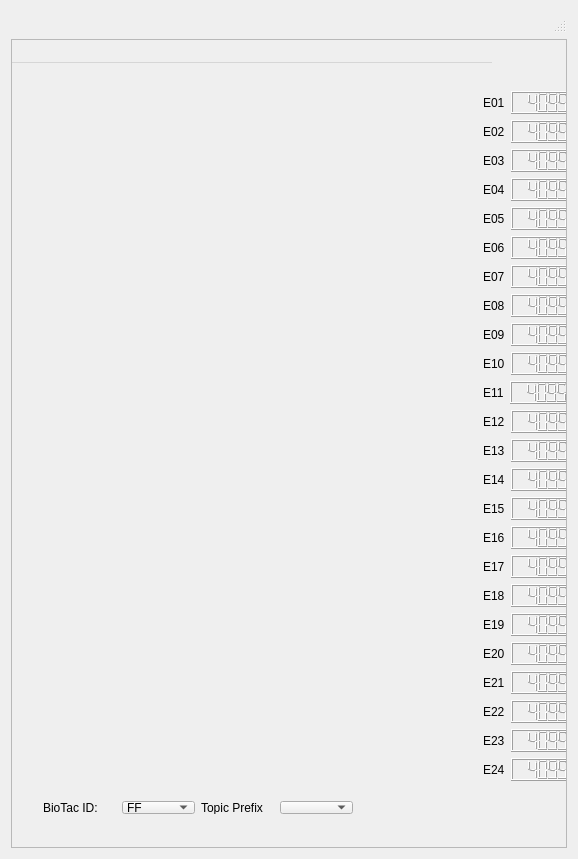
<?xml version="1.0" encoding="UTF-8"?>
<ui version="4.0">
 <class>BioTacGuiWindow</class>
 <widget class="QWidget" name="BioTacGuiWindow">
  <property name="geometry">
   <rect>
    <x>0</x>
    <y>0</y>
    <width>578</width>
    <height>859</height>
   </rect>
  </property>
  <property name="font">
   <font>
    <kerning>true</kerning>
   </font>
  </property>
  <property name="windowTitle">
   <string>ROS BioTac GUI</string>
  </property>
  <layout class="QVBoxLayout" name="verticalLayout">
   <item>
    <widget class="QStatusBar" name="statusBar"/>
   </item>
   <item>
    <widget class="QScrollArea" name="scrollArea">
     <property name="widgetResizable">
      <bool>true</bool>
     </property>
     <widget class="QWidget" name="scrollAreaWidgetContents">
      <property name="geometry">
       <rect>
        <x>0</x>
        <y>0</y>
        <width>558</width>
        <height>811</height>
       </rect>
      </property>
      <widget class="QToolBar" name="mainToolBar">
       <property name="geometry">
        <rect>
         <x>0</x>
         <y>0</y>
         <width>4</width>
         <height>13</height>
        </rect>
       </property>
      </widget>
      <widget class="QMenuBar" name="menuBar">
       <property name="geometry">
        <rect>
         <x>0</x>
         <y>0</y>
         <width>480</width>
         <height>23</height>
        </rect>
       </property>
      </widget>
      <widget class="QWidget" name="centralWidget" native="true">
       <property name="geometry">
        <rect>
         <x>10</x>
         <y>40</y>
         <width>561</width>
         <height>761</height>
        </rect>
       </property>
       <widget class="QWidget" name="layoutWidget">
        <property name="geometry">
         <rect>
          <x>450</x>
          <y>0</y>
          <width>106</width>
          <height>740</height>
         </rect>
        </property>
        <layout class="QFormLayout" name="formLayout">
         <item row="0" column="0">
          <layout class="QHBoxLayout" name="horizontalLayout">
           <item>
            <widget class="QLabel" name="label">
             <property name="text">
              <string>E01</string>
             </property>
            </widget>
           </item>
           <item>
            <widget class="QLCDNumber" name="lcdE01">
             <property name="palette">
              <palette>
               <active>
                <colorrole role="WindowText">
                 <brush brushstyle="SolidPattern">
                  <color alpha="255">
                   <red>0</red>
                   <green>0</green>
                   <blue>0</blue>
                  </color>
                 </brush>
                </colorrole>
               </active>
               <inactive>
                <colorrole role="WindowText">
                 <brush brushstyle="SolidPattern">
                  <color alpha="255">
                   <red>0</red>
                   <green>0</green>
                   <blue>0</blue>
                  </color>
                 </brush>
                </colorrole>
               </inactive>
               <disabled>
                <colorrole role="WindowText">
                 <brush brushstyle="SolidPattern">
                  <color alpha="255">
                   <red>150</red>
                   <green>147</green>
                   <blue>140</blue>
                  </color>
                 </brush>
                </colorrole>
               </disabled>
              </palette>
             </property>
             <property name="font">
              <font>
               <weight>75</weight>
               <bold>true</bold>
              </font>
             </property>
             <property name="intValue" stdset="0">
              <number>4095</number>
             </property>
            </widget>
           </item>
          </layout>
         </item>
         <item row="1" column="0">
          <layout class="QHBoxLayout" name="horizontalLayout_2">
           <item>
            <widget class="QLabel" name="label_2">
             <property name="text">
              <string>E02</string>
             </property>
            </widget>
           </item>
           <item>
            <widget class="QLCDNumber" name="lcdE02">
             <property name="intValue" stdset="0">
              <number>4095</number>
             </property>
            </widget>
           </item>
          </layout>
         </item>
         <item row="2" column="0">
          <layout class="QHBoxLayout" name="horizontalLayout_3">
           <item>
            <widget class="QLabel" name="label_3">
             <property name="text">
              <string>E03</string>
             </property>
            </widget>
           </item>
           <item>
            <widget class="QLCDNumber" name="lcdE03">
             <property name="intValue" stdset="0">
              <number>4095</number>
             </property>
            </widget>
           </item>
          </layout>
         </item>
         <item row="3" column="0">
          <layout class="QHBoxLayout" name="horizontalLayout_4">
           <item>
            <widget class="QLabel" name="label_4">
             <property name="text">
              <string>E04</string>
             </property>
            </widget>
           </item>
           <item>
            <widget class="QLCDNumber" name="lcdE04">
             <property name="intValue" stdset="0">
              <number>4095</number>
             </property>
            </widget>
           </item>
          </layout>
         </item>
         <item row="4" column="0">
          <layout class="QHBoxLayout" name="horizontalLayout_5">
           <item>
            <widget class="QLabel" name="label_5">
             <property name="text">
              <string>E05</string>
             </property>
            </widget>
           </item>
           <item>
            <widget class="QLCDNumber" name="lcdE05">
             <property name="intValue" stdset="0">
              <number>4095</number>
             </property>
            </widget>
           </item>
          </layout>
         </item>
         <item row="5" column="0">
          <layout class="QHBoxLayout" name="horizontalLayout_6">
           <item>
            <widget class="QLabel" name="label_6">
             <property name="text">
              <string>E06</string>
             </property>
            </widget>
           </item>
           <item>
            <widget class="QLCDNumber" name="lcdE06">
             <property name="intValue" stdset="0">
              <number>4095</number>
             </property>
            </widget>
           </item>
          </layout>
         </item>
         <item row="6" column="0">
          <layout class="QHBoxLayout" name="horizontalLayout_7">
           <item>
            <widget class="QLabel" name="label_7">
             <property name="text">
              <string>E07</string>
             </property>
            </widget>
           </item>
           <item>
            <widget class="QLCDNumber" name="lcdE07">
             <property name="intValue" stdset="0">
              <number>4095</number>
             </property>
            </widget>
           </item>
          </layout>
         </item>
         <item row="7" column="0">
          <layout class="QHBoxLayout" name="horizontalLayout_8">
           <item>
            <widget class="QLabel" name="label_8">
             <property name="text">
              <string>E08</string>
             </property>
            </widget>
           </item>
           <item>
            <widget class="QLCDNumber" name="lcdE08">
             <property name="intValue" stdset="0">
              <number>4095</number>
             </property>
            </widget>
           </item>
          </layout>
         </item>
         <item row="8" column="0">
          <layout class="QHBoxLayout" name="horizontalLayout_9">
           <item>
            <widget class="QLabel" name="label_9">
             <property name="text">
              <string>E09</string>
             </property>
            </widget>
           </item>
           <item>
            <widget class="QLCDNumber" name="lcdE09">
             <property name="intValue" stdset="0">
              <number>4095</number>
             </property>
            </widget>
           </item>
          </layout>
         </item>
         <item row="9" column="0">
          <layout class="QHBoxLayout" name="horizontalLayout_10">
           <item>
            <widget class="QLabel" name="label_10">
             <property name="text">
              <string>E10</string>
             </property>
            </widget>
           </item>
           <item>
            <widget class="QLCDNumber" name="lcdE10">
             <property name="intValue" stdset="0">
              <number>4095</number>
             </property>
            </widget>
           </item>
          </layout>
         </item>
         <item row="10" column="0">
          <layout class="QHBoxLayout" name="horizontalLayout_11">
           <item>
            <widget class="QLabel" name="label_11">
             <property name="text">
              <string>E11</string>
             </property>
            </widget>
           </item>
           <item>
            <widget class="QLCDNumber" name="lcdE11">
             <property name="intValue" stdset="0">
              <number>4095</number>
             </property>
            </widget>
           </item>
          </layout>
         </item>
         <item row="11" column="0">
          <layout class="QHBoxLayout" name="horizontalLayout_12">
           <item>
            <widget class="QLabel" name="label_12">
             <property name="text">
              <string>E12</string>
             </property>
            </widget>
           </item>
           <item>
            <widget class="QLCDNumber" name="lcdE12">
             <property name="intValue" stdset="0">
              <number>4095</number>
             </property>
            </widget>
           </item>
          </layout>
         </item>
         <item row="12" column="0">
          <layout class="QHBoxLayout" name="horizontalLayout_13">
           <item>
            <widget class="QLabel" name="label_13">
             <property name="text">
              <string>E13</string>
             </property>
            </widget>
           </item>
           <item>
            <widget class="QLCDNumber" name="lcdE13">
             <property name="intValue" stdset="0">
              <number>4095</number>
             </property>
            </widget>
           </item>
          </layout>
         </item>
         <item row="13" column="0">
          <layout class="QHBoxLayout" name="horizontalLayout_14">
           <item>
            <widget class="QLabel" name="label_14">
             <property name="text">
              <string>E14</string>
             </property>
            </widget>
           </item>
           <item>
            <widget class="QLCDNumber" name="lcdE14">
             <property name="intValue" stdset="0">
              <number>4095</number>
             </property>
            </widget>
           </item>
          </layout>
         </item>
         <item row="14" column="0">
          <layout class="QHBoxLayout" name="horizontalLayout_15">
           <item>
            <widget class="QLabel" name="label_15">
             <property name="text">
              <string>E15</string>
             </property>
            </widget>
           </item>
           <item>
            <widget class="QLCDNumber" name="lcdE15">
             <property name="intValue" stdset="0">
              <number>4095</number>
             </property>
            </widget>
           </item>
          </layout>
         </item>
         <item row="15" column="0">
          <layout class="QHBoxLayout" name="horizontalLayout_16">
           <item>
            <widget class="QLabel" name="label_16">
             <property name="text">
              <string>E16</string>
             </property>
            </widget>
           </item>
           <item>
            <widget class="QLCDNumber" name="lcdE16">
             <property name="intValue" stdset="0">
              <number>4095</number>
             </property>
            </widget>
           </item>
          </layout>
         </item>
         <item row="16" column="0">
          <layout class="QHBoxLayout" name="horizontalLayout_17">
           <item>
            <widget class="QLabel" name="label_17">
             <property name="text">
              <string>E17</string>
             </property>
            </widget>
           </item>
           <item>
            <widget class="QLCDNumber" name="lcdE17">
             <property name="intValue" stdset="0">
              <number>4095</number>
             </property>
            </widget>
           </item>
          </layout>
         </item>
         <item row="17" column="0">
          <layout class="QHBoxLayout" name="horizontalLayout_18">
           <item>
            <widget class="QLabel" name="label_18">
             <property name="text">
              <string>E18</string>
             </property>
            </widget>
           </item>
           <item>
            <widget class="QLCDNumber" name="lcdE18">
             <property name="intValue" stdset="0">
              <number>4095</number>
             </property>
            </widget>
           </item>
          </layout>
         </item>
         <item row="18" column="0">
          <layout class="QHBoxLayout" name="horizontalLayout_19">
           <item>
            <widget class="QLabel" name="label_19">
             <property name="text">
              <string>E19</string>
             </property>
            </widget>
           </item>
           <item>
            <widget class="QLCDNumber" name="lcdE19">
             <property name="intValue" stdset="0">
              <number>4095</number>
             </property>
            </widget>
           </item>
          </layout>
         </item>
         <item row="19" column="0">
          <layout class="QHBoxLayout" name="horizontalLayout_21">
           <item>
            <widget class="QLabel" name="label_20">
             <property name="text">
              <string>E20</string>
             </property>
            </widget>
           </item>
           <item>
            <widget class="QLCDNumber" name="lcdE20">
             <property name="intValue" stdset="0">
              <number>4095</number>
             </property>
            </widget>
           </item>
          </layout>
         </item>
         <item row="20" column="0">
          <layout class="QHBoxLayout" name="horizontalLayout_22">
           <item>
            <widget class="QLabel" name="label_21">
             <property name="text">
              <string>E21</string>
             </property>
            </widget>
           </item>
           <item>
            <widget class="QLCDNumber" name="lcdE21">
             <property name="intValue" stdset="0">
              <number>4095</number>
             </property>
            </widget>
           </item>
          </layout>
         </item>
         <item row="21" column="0">
          <layout class="QHBoxLayout" name="horizontalLayout_23">
           <item>
            <widget class="QLabel" name="label_22">
             <property name="text">
              <string>E22</string>
             </property>
            </widget>
           </item>
           <item>
            <widget class="QLCDNumber" name="lcdE22">
             <property name="intValue" stdset="0">
              <number>4095</number>
             </property>
            </widget>
           </item>
          </layout>
         </item>
         <item row="22" column="0">
          <layout class="QHBoxLayout" name="horizontalLayout_24">
           <item>
            <widget class="QLabel" name="label_23">
             <property name="text">
              <string>E23</string>
             </property>
            </widget>
           </item>
           <item>
            <widget class="QLCDNumber" name="lcdE23">
             <property name="intValue" stdset="0">
              <number>4095</number>
             </property>
            </widget>
           </item>
          </layout>
         </item>
         <item row="23" column="0">
          <layout class="QHBoxLayout" name="horizontalLayout_25">
           <item>
            <widget class="QLabel" name="label_24">
             <property name="text">
              <string>E24</string>
             </property>
            </widget>
           </item>
           <item>
            <widget class="QLCDNumber" name="lcdE24">
             <property name="intValue" stdset="0">
              <number>4095</number>
             </property>
            </widget>
           </item>
          </layout>
         </item>
        </layout>
       </widget>
       <widget class="QWidget" name="layoutWidget_2">
        <property name="geometry">
         <rect>
          <x>10</x>
          <y>710</y>
          <width>332</width>
          <height>35</height>
         </rect>
        </property>
        <layout class="QGridLayout" name="gridLayout_3">
         <item row="0" column="0">
          <layout class="QGridLayout" name="gridLayout">
           <item row="0" column="0">
            <widget class="QLabel" name="label_25">
             <property name="text">
              <string>BioTac ID:</string>
             </property>
            </widget>
           </item>
           <item row="0" column="1">
            <widget class="QComboBox" name="btSelect">
             <property name="enabled">
              <bool>true</bool>
             </property>
             <property name="iconSize">
              <size>
               <width>16</width>
               <height>16</height>
              </size>
             </property>
             <property name="frame">
              <bool>true</bool>
             </property>
             <item>
              <property name="text">
               <string>FF</string>
              </property>
             </item>
             <item>
              <property name="text">
               <string>MF</string>
              </property>
             </item>
             <item>
              <property name="text">
               <string>RF</string>
              </property>
             </item>
             <item>
              <property name="text">
               <string>LF</string>
              </property>
             </item>
             <item>
              <property name="text">
               <string>TH</string>
              </property>
             </item>
            </widget>
           </item>
          </layout>
         </item>
         <item row="0" column="1">
          <layout class="QGridLayout" name="gridLayout_2">
           <item row="0" column="0">
            <layout class="QHBoxLayout" name="horizontalLayout_20">
             <item>
              <widget class="QLabel" name="label_26">
               <property name="text">
                <string>Topic Prefix</string>
               </property>
              </widget>
             </item>
             <item>
              <widget class="QComboBox" name="select_prefix">
               <property name="enabled">
                <bool>true</bool>
               </property>
               <property name="iconSize">
                <size>
                 <width>16</width>
                 <height>16</height>
                </size>
               </property>
               <property name="frame">
                <bool>true</bool>
               </property>
              </widget>
             </item>
            </layout>
           </item>
          </layout>
         </item>
        </layout>
       </widget>
      </widget>
     </widget>
    </widget>
   </item>
  </layout>
 </widget>
 <layoutdefault spacing="6" margin="11"/>
 <resources/>
 <connections/>
</ui>
